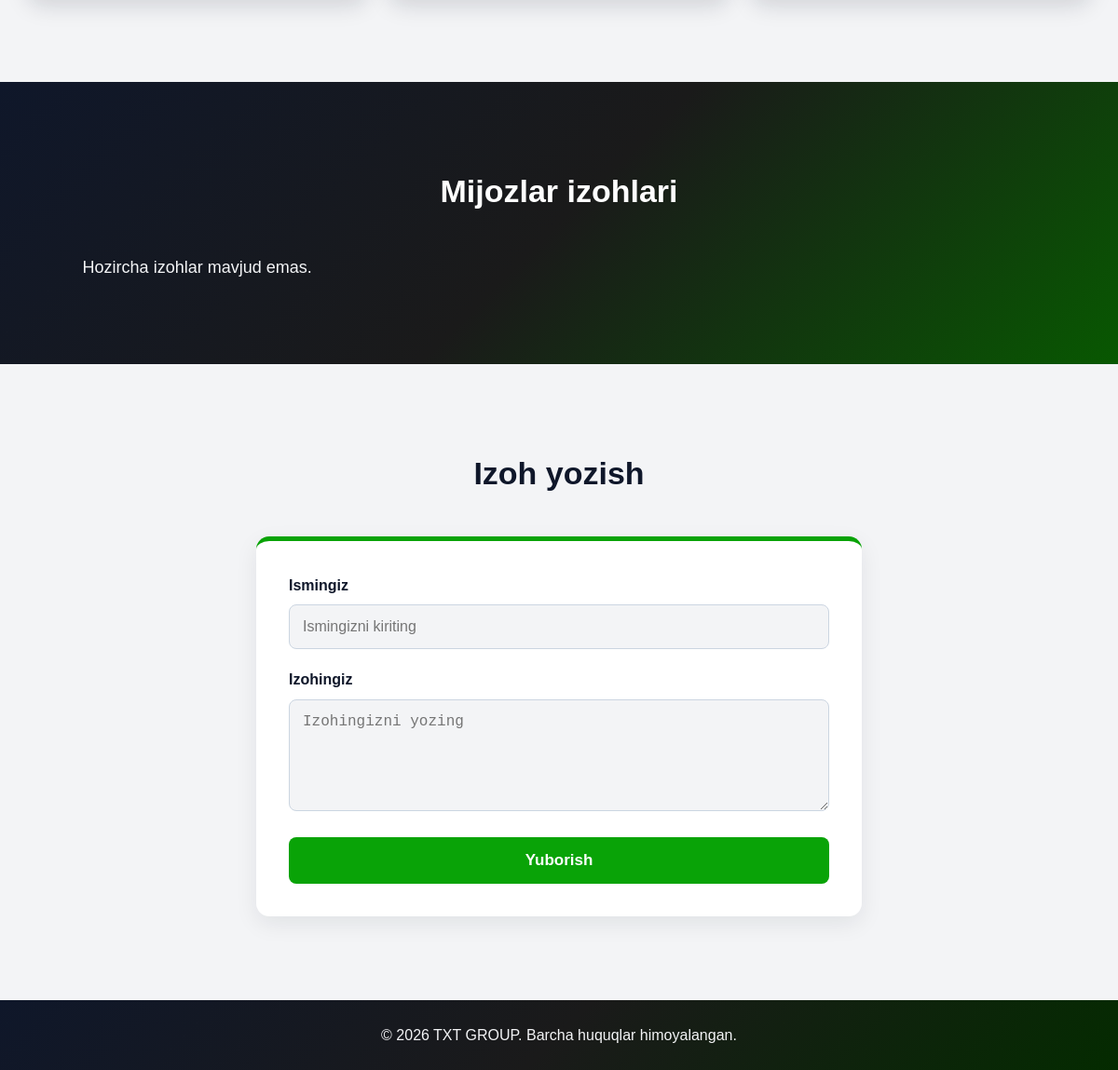
The app's page / (lower part), older data.
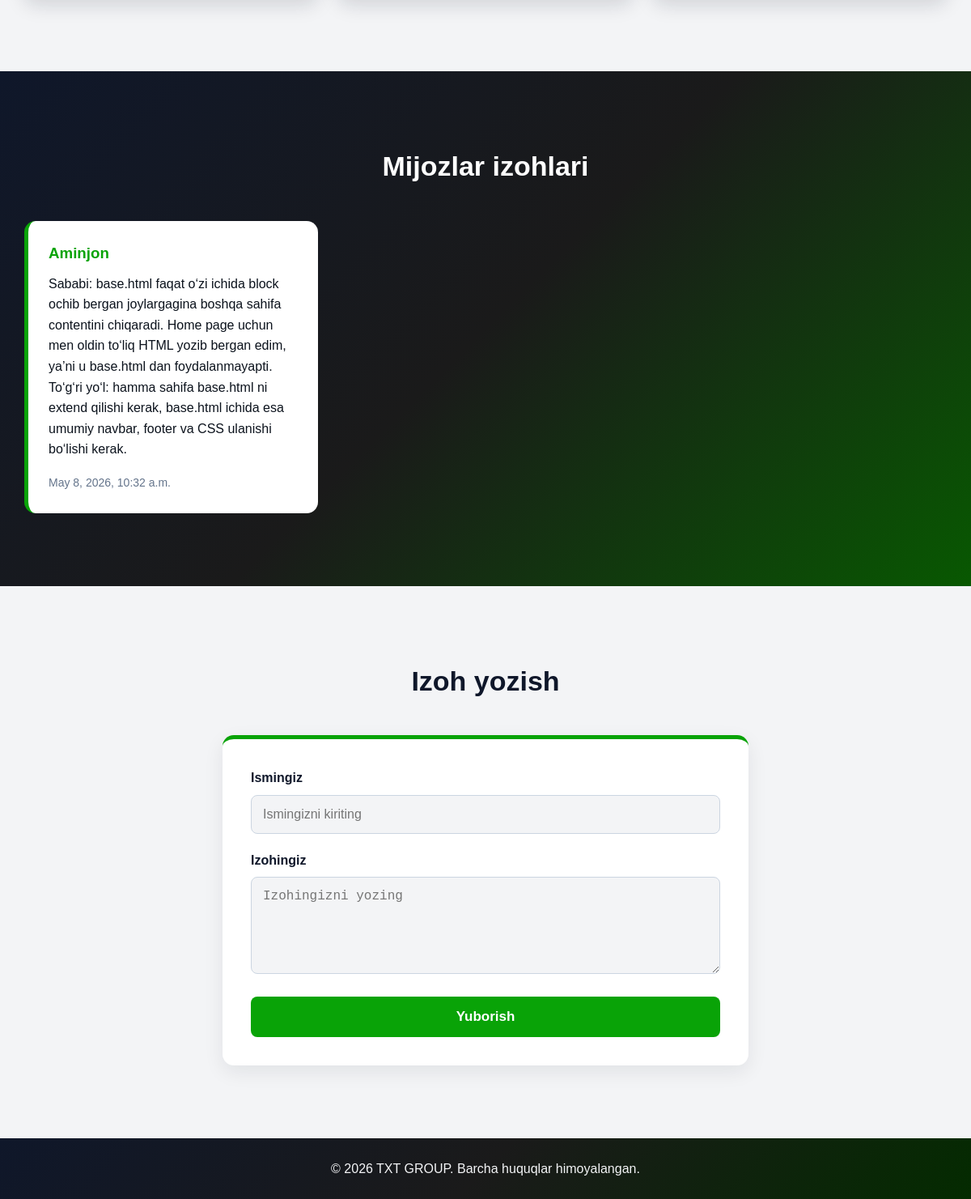
The same page, newer data.
### core/models.py (models this page shows, shortened)
class Comments(models.Model):
    name = models.CharField(max_length=100, verbose_name="Ism")
    message = models.TextField(verbose_name="Xabar")
    created_at = models.DateTimeField(auto_now_add=True)
    class Meta:
        ordering = ['-created_at']
        verbose_name = "Izoh"
        verbose_name_plural = "Izohlar"

### core/views.py (the view)
# urls.py: 2. Add a URL to urlpatterns:  path('', views.home, name='home')
def home(request):
    comments = Comments.objects.all().order_by('-created_at')[:6]
    if request.method == 'POST':
        form = CommentForm(request.POST)
        if form.is_valid():
            form.save()
            return redirect('home')
    else:
        form = CommentForm()
    context = {
        'comments': comments,
        'form': form
    }
    return render(request, 'core/home.html', context)

### core/forms.py
class CommentForm(forms.ModelForm):
    class Meta:
        model = Comments
        fields = ['name', 'message']
        widgets = {
            'name': forms.TextInput(attrs={
                'id': 'name',
                'class': 'form-control',
                'placeholder': 'Ismingizni kiriting',
                'required': True
            }),
            'message': forms.Textarea(attrs={
                'id': 'message',
                'class': 'form-control',
                'rows': 5,
                'placeholder': 'Izohingizni yozing',
                'required': True
            }),
        }
        labels = {
            'name': 'Ismingiz',
            'message': 'Izohingiz',
        }

### core/templates/core/home.html (shortened to what this page needs)
{% extends 'core/base.html' %}
{% load static %}
{% block styles %}
<link rel="stylesheet" href="{% static 'core/styles/home.css' %}">
{% endblock %}
{% block content %}
<section id="statistics" class="section">
</section>
<section id="comments" class="section dark-section">
    <h2>Mijozlar izohlari</h2>
    <div class="comments-list">
        {% for comment in comments %}
            <div class="comment-card">
                <h3>{{ comment.name }}</h3>
                <p>{{ comment.message }}</p>
                <span>{{ comment.created_at }}</span>
            </div>
        {% empty %}
            <p class="empty-text">Hozircha izohlar mavjud emas.</p>
        {% endfor %}
    </div>
</section>
<section id="write-comment" class="section">
    <h2>Izoh yozish</h2>
    <form method="POST" class="comment-form">
        <label for="name">Ismingiz</label>
        <input type="text" id="name" name="name" placeholder="Ismingizni kiriting" required>
        <label for="message">Izohingiz</label>
        <textarea id="message" name="message" rows="5" placeholder="Izohingizni yozing" required></textarea>
        <button type="submit">Yuborish</button>
    </form>
</section>
{% endblock %}

Row changes from the older to the newer data that the page shows:
added Comments: name "Aminjon", message "Sababi: base.html faqat o‘zi ichida block ochib bergan joylargagina boshqa sahifa contentini chiqaradi. Home page uchun men oldin to‘liq HTML yozib bergan edim, ya’ni u base.html dan foydalanmayapti. To‘g‘ri yo‘l: hamma sahifa base.html ni extend qilishi kerak, base.html ichida esa umumiy navbar, footer va CSS ulanishi bo‘lishi kerak.", created_at "May 8, 2026, 10:32 a.m."
Text that changed along with them:
text no longer shown: "Hozircha izohlar mavjud emas."
